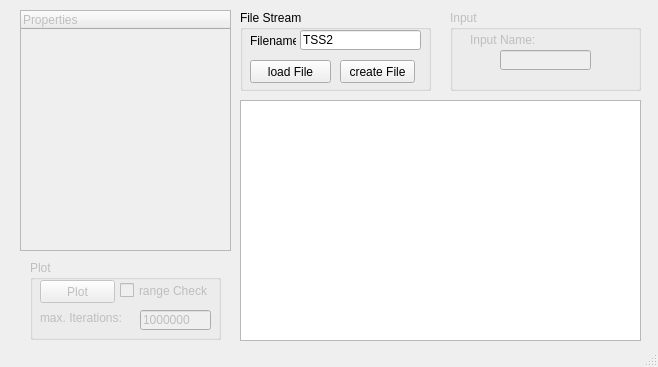
<?xml version="1.0" encoding="UTF-8"?>
<ui version="4.0">
 <class>MainWindow</class>
 <widget class="QMainWindow" name="MainWindow">
  <property name="geometry">
   <rect>
    <x>0</x>
    <y>0</y>
    <width>658</width>
    <height>367</height>
   </rect>
  </property>
  <property name="windowTitle">
   <string>MainWindow</string>
  </property>
  <widget class="QWidget" name="centralWidget">
   <widget class="QTreeWidget" name="treeWidget_parameters">
    <property name="enabled">
     <bool>false</bool>
    </property>
    <property name="geometry">
     <rect>
      <x>20</x>
      <y>10</y>
      <width>211</width>
      <height>241</height>
     </rect>
    </property>
    <column>
     <property name="text">
      <string notr="true">Properties</string>
     </property>
    </column>
   </widget>
   <widget class="QGroupBox" name="groupBox_Input">
    <property name="enabled">
     <bool>false</bool>
    </property>
    <property name="geometry">
     <rect>
      <x>450</x>
      <y>10</y>
      <width>191</width>
      <height>81</height>
     </rect>
    </property>
    <property name="title">
     <string>Input</string>
    </property>
    <widget class="QLabel" name="label_InputName">
     <property name="geometry">
      <rect>
       <x>20</x>
       <y>20</y>
       <width>131</width>
       <height>20</height>
      </rect>
     </property>
     <property name="text">
      <string>Input Name:</string>
     </property>
    </widget>
    <widget class="QLineEdit" name="lineEdit_Input">
     <property name="geometry">
      <rect>
       <x>50</x>
       <y>40</y>
       <width>91</width>
       <height>20</height>
      </rect>
     </property>
    </widget>
   </widget>
   <widget class="QGroupBox" name="groupBox_FileStream">
    <property name="geometry">
     <rect>
      <x>240</x>
      <y>10</y>
      <width>191</width>
      <height>81</height>
     </rect>
    </property>
    <property name="title">
     <string>File Stream</string>
    </property>
    <widget class="QPushButton" name="pushButton_create_File">
     <property name="geometry">
      <rect>
       <x>100</x>
       <y>50</y>
       <width>75</width>
       <height>23</height>
      </rect>
     </property>
     <property name="text">
      <string>create File</string>
     </property>
    </widget>
    <widget class="QPushButton" name="pushButton_load_File">
     <property name="geometry">
      <rect>
       <x>10</x>
       <y>50</y>
       <width>81</width>
       <height>23</height>
      </rect>
     </property>
     <property name="text">
      <string>load File</string>
     </property>
    </widget>
    <widget class="QLabel" name="label_FileName">
     <property name="geometry">
      <rect>
       <x>10</x>
       <y>20</y>
       <width>46</width>
       <height>21</height>
      </rect>
     </property>
     <property name="text">
      <string>Filename:</string>
     </property>
    </widget>
    <widget class="QLineEdit" name="lineEdit_FileName">
     <property name="geometry">
      <rect>
       <x>60</x>
       <y>20</y>
       <width>121</width>
       <height>20</height>
      </rect>
     </property>
     <property name="text">
      <string>TSS2</string>
     </property>
    </widget>
   </widget>
   <widget class="QGroupBox" name="groupBox_Plot">
    <property name="enabled">
     <bool>false</bool>
    </property>
    <property name="geometry">
     <rect>
      <x>30</x>
      <y>260</y>
      <width>191</width>
      <height>80</height>
     </rect>
    </property>
    <property name="title">
     <string>Plot</string>
    </property>
    <widget class="QLineEdit" name="lineEdit_maxIterations">
     <property name="geometry">
      <rect>
       <x>110</x>
       <y>50</y>
       <width>71</width>
       <height>20</height>
      </rect>
     </property>
     <property name="text">
      <string>1000000</string>
     </property>
    </widget>
    <widget class="QLabel" name="label_maxIterations">
     <property name="geometry">
      <rect>
       <x>10</x>
       <y>50</y>
       <width>81</width>
       <height>16</height>
      </rect>
     </property>
     <property name="text">
      <string>max. Iterations:</string>
     </property>
    </widget>
    <widget class="QPushButton" name="pushButton_plot">
     <property name="enabled">
      <bool>false</bool>
     </property>
     <property name="geometry">
      <rect>
       <x>10</x>
       <y>20</y>
       <width>75</width>
       <height>23</height>
      </rect>
     </property>
     <property name="text">
      <string>Plot</string>
     </property>
    </widget>
    <widget class="QCheckBox" name="checkBox_range">
     <property name="geometry">
      <rect>
       <x>90</x>
       <y>20</y>
       <width>91</width>
       <height>21</height>
      </rect>
     </property>
     <property name="text">
      <string>range Check</string>
     </property>
     <property name="checked">
      <bool>false</bool>
     </property>
     <property name="tristate">
      <bool>false</bool>
     </property>
    </widget>
   </widget>
   <widget class="QTableWidget" name="tableWidget_Fitness">
    <property name="enabled">
     <bool>true</bool>
    </property>
    <property name="geometry">
     <rect>
      <x>240</x>
      <y>100</y>
      <width>401</width>
      <height>241</height>
     </rect>
    </property>
    <property name="mouseTracking">
     <bool>false</bool>
    </property>
    <property name="editTriggers">
     <set>QAbstractItemView::NoEditTriggers</set>
    </property>
    <property name="dragEnabled">
     <bool>false</bool>
    </property>
    <property name="alternatingRowColors">
     <bool>true</bool>
    </property>
   </widget>
  </widget>
  <widget class="QStatusBar" name="statusBar"/>
 </widget>
 <layoutdefault spacing="6" margin="11"/>
 <tabstops>
  <tabstop>pushButton_plot</tabstop>
  <tabstop>pushButton_load_File</tabstop>
  <tabstop>lineEdit_FileName</tabstop>
  <tabstop>treeWidget_parameters</tabstop>
 </tabstops>
 <resources/>
 <connections/>
</ui>
